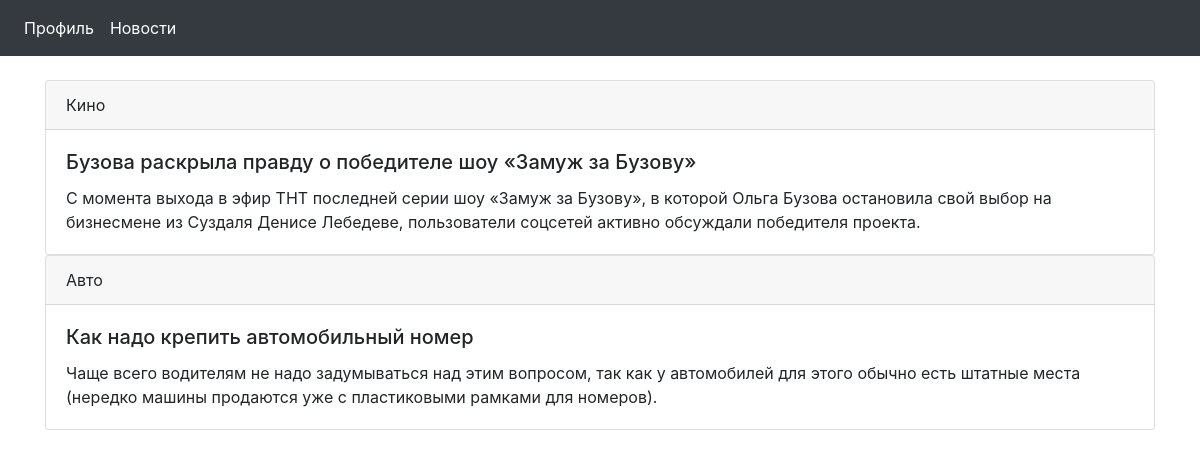
Page /?page=news on the committed database.
### tables this page shows
CREATE TABLE `news` (
  `id` int(11) NOT NULL,
  `theme` varchar(256) NOT NULL,
  `title` varchar(256) NOT NULL,
  `text` text NOT NULL
);

### model.php (called while the page is built, shortened)
<?php
function connectDB()
{
    $host = 'localhost';
    $user = 'root';
    $password = '';
    $dbName = 'site';
    $link = mysqli_connect($host, $user, $password, $dbName);
    mysqli_query($link, "SET NAMES 'utf8'");
    return $link;
}
function allNewsModel()
{
    $link = connectDB();
    $query = "SELECT * FROM `news`";
    $result = mysqli_query($link, $query) or die(mysqli_error($link));
    return $result;
}

### controller.php (called while the page is built, shortened)
<?php
include 'model.php';
function allNews()
{
    $result = allNewsModel();
    $news = [];
    while ($row = mysqli_fetch_assoc($result)) {
        $news[] = $row;
    }
    return $news;
}

### router.php (called while the page is built, shortened)
<?php
$page = isset($_GET['page']) ? $_GET['page'] : 'profile';
if ($page == 'news') {
    $news = allNews();
} else if ($page == 'profile') {
    $user = getUser();
}

### index.php (called while the page is built, shortened)
<?php
include 'controller.php';
include 'router.php';
include 'layout.php';

### news.php (the view)
<?php
for ($i = 0; $i < count($news); $i++) {
    ?>
    <div class="card">
        <div class="card-header">
            <?= $news[$i]['theme'] ?>
        </div>
        <div class="card-body">
            <h5 class="card-title"><?= $news[$i]['title'] ?></h5>
            <p class="card-text"><?= $news[$i]['text'] ?></p>
        </div>
    </div>
    <?php
}
?>

### style.css (style rules this page uses)
body { padding-top: 5rem; }

### rows in the picture
news: theme "Кино", title "Бузова раскрыла правду о победителе шоу «Замуж за Бузову»", text "С момента выхода в эфир ТНТ последней серии шоу «Замуж за Бузову», в которой Ольга Бузова остановила свой выбор на бизнесмене из Суздаля Денисе Лебедеве, пользователи соцсетей активно обсуждали победителя проекта."
news: theme "Авто", title "Как надо крепить автомобильный номер", text "Чаще всего водителям не надо задумываться над этим вопросом, так как у автомобилей для этого обычно есть штатные места (нередко машины продаются уже с пластиковыми рамками для номеров)."
